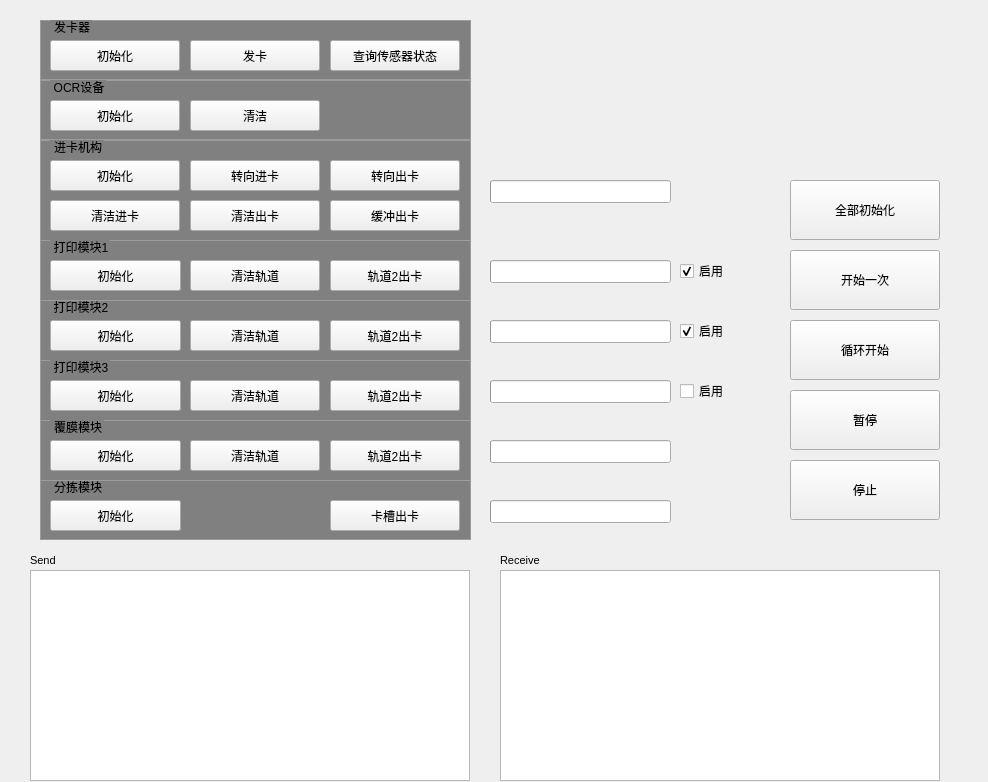
<?xml version="1.0" encoding="UTF-8"?>
<ui version="4.0">
 <class>CleanForm</class>
 <widget class="QWidget" name="CleanForm">
  <property name="geometry">
   <rect>
    <x>0</x>
    <y>0</y>
    <width>988</width>
    <height>782</height>
   </rect>
  </property>
  <property name="windowTitle">
   <string>Form</string>
  </property>
  <widget class="QWidget" name="widget" native="true">
   <property name="geometry">
    <rect>
     <x>0</x>
     <y>0</y>
     <width>991</width>
     <height>781</height>
    </rect>
   </property>
   <property name="styleSheet">
    <string notr="true"/>
   </property>
   <widget class="QRoundProgressBar" name="roundProgressBar_DeviceCheck" native="true">
    <property name="geometry">
     <rect>
      <x>790</x>
      <y>20</y>
      <width>150</width>
      <height>150</height>
     </rect>
    </property>
   </widget>
   <widget class="QPushButton" name="pushButton_Start">
    <property name="geometry">
     <rect>
      <x>790</x>
      <y>250</y>
      <width>150</width>
      <height>60</height>
     </rect>
    </property>
    <property name="text">
     <string>开始一次</string>
    </property>
   </widget>
   <widget class="QGroupBox" name="groupBox_CardSender">
    <property name="geometry">
     <rect>
      <x>40</x>
      <y>20</y>
      <width>431</width>
      <height>60</height>
     </rect>
    </property>
    <property name="styleSheet">
     <string notr="true">      QGroupBox {
            border-color: rgb(156, 156, 156);
            border-width: 1px;
            border-style: solid;
            margin-top: 0.5ex;
			 background-color:grey;
        }
        QGroupBox::title {
            subcontrol-origin: margin;
            subcontrol-position: top left;
            left: 10px;
            margin-left: 2px;
            padding: 0  0px;
        }</string>
    </property>
    <property name="title">
     <string>发卡器</string>
    </property>
    <widget class="QPushButton" name="pushButton_CardSenderInit">
     <property name="geometry">
      <rect>
       <x>10</x>
       <y>20</y>
       <width>130</width>
       <height>31</height>
      </rect>
     </property>
     <property name="text">
      <string>初始化</string>
     </property>
    </widget>
    <widget class="QPushButton" name="pushButton_CardSender">
     <property name="geometry">
      <rect>
       <x>150</x>
       <y>20</y>
       <width>130</width>
       <height>31</height>
      </rect>
     </property>
     <property name="text">
      <string>发卡</string>
     </property>
    </widget>
    <widget class="QPushButton" name="pushButton_CardSenderRequest">
     <property name="geometry">
      <rect>
       <x>290</x>
       <y>20</y>
       <width>130</width>
       <height>31</height>
      </rect>
     </property>
     <property name="text">
      <string>查询传感器状态</string>
     </property>
    </widget>
   </widget>
   <widget class="QGroupBox" name="groupBox_SendMod">
    <property name="geometry">
     <rect>
      <x>40</x>
      <y>140</y>
      <width>431</width>
      <height>101</height>
     </rect>
    </property>
    <property name="styleSheet">
     <string notr="true">      QGroupBox {
            border-color: rgb(156, 156, 156);
            border-width: 1px;
            border-style: solid;
            margin-top: 0.5ex;
			 background-color:grey;
        }
        QGroupBox::title {
            subcontrol-origin: margin;
            subcontrol-position: top left;
            left: 10px;
            margin-left: 2px;
            padding: 0  0px;
        }</string>
    </property>
    <property name="title">
     <string>进卡机构</string>
    </property>
    <widget class="QPushButton" name="pushButton_SmInit">
     <property name="geometry">
      <rect>
       <x>10</x>
       <y>20</y>
       <width>130</width>
       <height>31</height>
      </rect>
     </property>
     <property name="text">
      <string>初始化</string>
     </property>
    </widget>
    <widget class="QPushButton" name="pushButton_SmFlipin">
     <property name="geometry">
      <rect>
       <x>150</x>
       <y>20</y>
       <width>130</width>
       <height>31</height>
      </rect>
     </property>
     <property name="text">
      <string>转向进卡</string>
     </property>
    </widget>
    <widget class="QPushButton" name="pushButton_SmFlipout">
     <property name="geometry">
      <rect>
       <x>290</x>
       <y>20</y>
       <width>130</width>
       <height>31</height>
      </rect>
     </property>
     <property name="text">
      <string>转向出卡</string>
     </property>
    </widget>
    <widget class="QPushButton" name="pushButton_SmCleanIn">
     <property name="geometry">
      <rect>
       <x>10</x>
       <y>60</y>
       <width>130</width>
       <height>31</height>
      </rect>
     </property>
     <property name="text">
      <string>清洁进卡</string>
     </property>
    </widget>
    <widget class="QPushButton" name="pushButton_SmCleanOut">
     <property name="geometry">
      <rect>
       <x>150</x>
       <y>60</y>
       <width>130</width>
       <height>31</height>
      </rect>
     </property>
     <property name="text">
      <string>清洁出卡</string>
     </property>
    </widget>
    <widget class="QPushButton" name="pushButton_SmCleanCache">
     <property name="geometry">
      <rect>
       <x>290</x>
       <y>60</y>
       <width>130</width>
       <height>31</height>
      </rect>
     </property>
     <property name="text">
      <string>缓冲出卡</string>
     </property>
    </widget>
   </widget>
   <widget class="QGroupBox" name="groupBox_Sort">
    <property name="geometry">
     <rect>
      <x>40</x>
      <y>480</y>
      <width>431</width>
      <height>60</height>
     </rect>
    </property>
    <property name="styleSheet">
     <string notr="true">      QGroupBox {
            border-color: rgb(156, 156, 156);
            border-width: 1px;
            border-style: solid;
            margin-top: 0.5ex;
			 background-color:grey;
        }
        QGroupBox::title {
            subcontrol-origin: margin;
            subcontrol-position: top left;
            left: 10px;
            margin-left: 2px;
            padding: 0  0px;
        }</string>
    </property>
    <property name="title">
     <string>分拣模块</string>
    </property>
    <widget class="QPushButton" name="pushButton_Sort_LongOut">
     <property name="geometry">
      <rect>
       <x>290</x>
       <y>20</y>
       <width>130</width>
       <height>31</height>
      </rect>
     </property>
     <property name="text">
      <string>卡槽出卡</string>
     </property>
    </widget>
    <widget class="QPushButton" name="pushButton_SortModInit">
     <property name="geometry">
      <rect>
       <x>10</x>
       <y>20</y>
       <width>131</width>
       <height>31</height>
      </rect>
     </property>
     <property name="text">
      <string>初始化</string>
     </property>
    </widget>
   </widget>
   <widget class="QGroupBox" name="groupBox_PrintMod2">
    <property name="geometry">
     <rect>
      <x>40</x>
      <y>300</y>
      <width>431</width>
      <height>61</height>
     </rect>
    </property>
    <property name="styleSheet">
     <string notr="true">      QGroupBox {
            border-color: rgb(156, 156, 156);
            border-width: 1px;
            border-style: solid;
            margin-top: 0.5ex;
			 background-color:grey;
        }
        QGroupBox::title {
            subcontrol-origin: margin;
            subcontrol-position: top left;
            left: 10px;
            margin-left: 2px;
            padding: 0  0px;
        }</string>
    </property>
    <property name="title">
     <string>打印模块2</string>
    </property>
    <widget class="QPushButton" name="pushButton_PrintMod2">
     <property name="geometry">
      <rect>
       <x>10</x>
       <y>20</y>
       <width>131</width>
       <height>31</height>
      </rect>
     </property>
     <property name="text">
      <string>初始化</string>
     </property>
    </widget>
    <widget class="QPushButton" name="pushButton_PM2_CLeanSlide">
     <property name="geometry">
      <rect>
       <x>150</x>
       <y>20</y>
       <width>130</width>
       <height>31</height>
      </rect>
     </property>
     <property name="text">
      <string>清洁轨道</string>
     </property>
    </widget>
    <widget class="QPushButton" name="pushButton_PM2_S2Out">
     <property name="geometry">
      <rect>
       <x>290</x>
       <y>20</y>
       <width>130</width>
       <height>31</height>
      </rect>
     </property>
     <property name="text">
      <string>轨道2出卡</string>
     </property>
    </widget>
   </widget>
   <widget class="QPushButton" name="pushButton_AllInit">
    <property name="geometry">
     <rect>
      <x>790</x>
      <y>180</y>
      <width>150</width>
      <height>60</height>
     </rect>
    </property>
    <property name="text">
     <string>全部初始化</string>
    </property>
   </widget>
   <widget class="QTextEdit" name="textEdit">
    <property name="geometry">
     <rect>
      <x>500</x>
      <y>570</y>
      <width>440</width>
      <height>211</height>
     </rect>
    </property>
    <property name="styleSheet">
     <string notr="true">color: rgb(0, 0, 0);</string>
    </property>
   </widget>
   <widget class="QGroupBox" name="groupBox_PrintMod3">
    <property name="geometry">
     <rect>
      <x>40</x>
      <y>360</y>
      <width>431</width>
      <height>61</height>
     </rect>
    </property>
    <property name="styleSheet">
     <string notr="true">      QGroupBox {
            border-color: rgb(156, 156, 156);
            border-width: 1px;
            border-style: solid;
            margin-top: 0.5ex;
			 background-color:grey;
        }
        QGroupBox::title {
            subcontrol-origin: margin;
            subcontrol-position: top left;
            left: 10px;
            margin-left: 2px;
            padding: 0  0px;
        }</string>
    </property>
    <property name="title">
     <string>打印模块3</string>
    </property>
    <widget class="QPushButton" name="pushButton_PrintMod3">
     <property name="geometry">
      <rect>
       <x>10</x>
       <y>20</y>
       <width>131</width>
       <height>31</height>
      </rect>
     </property>
     <property name="text">
      <string>初始化</string>
     </property>
    </widget>
    <widget class="QPushButton" name="pushButton_PM3_CLeanSlide">
     <property name="geometry">
      <rect>
       <x>150</x>
       <y>20</y>
       <width>130</width>
       <height>31</height>
      </rect>
     </property>
     <property name="text">
      <string>清洁轨道</string>
     </property>
    </widget>
    <widget class="QPushButton" name="pushButton_PM3_S2Out">
     <property name="geometry">
      <rect>
       <x>290</x>
       <y>20</y>
       <width>130</width>
       <height>31</height>
      </rect>
     </property>
     <property name="text">
      <string>轨道2出卡</string>
     </property>
    </widget>
   </widget>
   <widget class="QPushButton" name="pushButton_Stop">
    <property name="geometry">
     <rect>
      <x>790</x>
      <y>460</y>
      <width>150</width>
      <height>60</height>
     </rect>
    </property>
    <property name="text">
     <string>停止</string>
    </property>
   </widget>
   <widget class="QGroupBox" name="groupBox_4">
    <property name="geometry">
     <rect>
      <x>40</x>
      <y>80</y>
      <width>431</width>
      <height>60</height>
     </rect>
    </property>
    <property name="styleSheet">
     <string notr="true">      QGroupBox {
            border-color: rgb(156, 156, 156);
            border-width: 1px;
            border-style: solid;
            margin-top: 0.5ex;
			 background-color:grey;
        }
        QGroupBox::title {
            subcontrol-origin: margin;
            subcontrol-position: top left;
            left: 10px;
            margin-left: 2px;
            padding: 0  0px;
        }</string>
    </property>
    <property name="title">
     <string>OCR设备</string>
    </property>
    <widget class="QPushButton" name="pushButton_11">
     <property name="geometry">
      <rect>
       <x>10</x>
       <y>20</y>
       <width>130</width>
       <height>31</height>
      </rect>
     </property>
     <property name="text">
      <string>初始化</string>
     </property>
    </widget>
    <widget class="QPushButton" name="pushButton_12">
     <property name="geometry">
      <rect>
       <x>150</x>
       <y>20</y>
       <width>130</width>
       <height>31</height>
      </rect>
     </property>
     <property name="text">
      <string>清洁</string>
     </property>
    </widget>
   </widget>
   <widget class="QPushButton" name="pushButton_Pause">
    <property name="geometry">
     <rect>
      <x>790</x>
      <y>390</y>
      <width>150</width>
      <height>60</height>
     </rect>
    </property>
    <property name="text">
     <string>暂停</string>
    </property>
   </widget>
   <widget class="QGroupBox" name="groupBox_PrintMod1">
    <property name="geometry">
     <rect>
      <x>40</x>
      <y>240</y>
      <width>431</width>
      <height>61</height>
     </rect>
    </property>
    <property name="styleSheet">
     <string notr="true">      QGroupBox {
            border-color: rgb(156, 156, 156);
            border-width: 1px;
            border-style: solid;
            margin-top: 0.5ex;
			 background-color:grey;
        }
        QGroupBox::title {
            subcontrol-origin: margin;
            subcontrol-position: top left;
            left: 10px;
            margin-left: 2px;
            padding: 0  0px;
        }</string>
    </property>
    <property name="title">
     <string>打印模块1</string>
    </property>
    <widget class="QPushButton" name="pushButton_PrintMod1">
     <property name="geometry">
      <rect>
       <x>10</x>
       <y>20</y>
       <width>131</width>
       <height>31</height>
      </rect>
     </property>
     <property name="text">
      <string>初始化</string>
     </property>
    </widget>
    <widget class="QPushButton" name="pushButton_PM1_CLeanSlide">
     <property name="geometry">
      <rect>
       <x>150</x>
       <y>20</y>
       <width>130</width>
       <height>31</height>
      </rect>
     </property>
     <property name="text">
      <string>清洁轨道</string>
     </property>
    </widget>
    <widget class="QPushButton" name="pushButton_PM1_S2Out">
     <property name="geometry">
      <rect>
       <x>290</x>
       <y>20</y>
       <width>130</width>
       <height>31</height>
      </rect>
     </property>
     <property name="text">
      <string>轨道2出卡</string>
     </property>
    </widget>
   </widget>
   <widget class="QGroupBox" name="groupBox_Lam">
    <property name="geometry">
     <rect>
      <x>40</x>
      <y>420</y>
      <width>431</width>
      <height>61</height>
     </rect>
    </property>
    <property name="styleSheet">
     <string notr="true">      QGroupBox {
            border-color: rgb(156, 156, 156);
            border-width: 1px;
            border-style: solid;
            margin-top: 0.5ex;
			 background-color:grey;
        }
        QGroupBox::title {
            subcontrol-origin: margin;
            subcontrol-position: top left;
            left: 10px;
            margin-left: 2px;
            padding: 0  0px;
        }</string>
    </property>
    <property name="title">
     <string>覆膜模块</string>
    </property>
    <widget class="QPushButton" name="pushButton_LamModInit">
     <property name="geometry">
      <rect>
       <x>10</x>
       <y>20</y>
       <width>131</width>
       <height>31</height>
      </rect>
     </property>
     <property name="text">
      <string>初始化</string>
     </property>
    </widget>
    <widget class="QPushButton" name="pushButton_LamCleanSlide">
     <property name="geometry">
      <rect>
       <x>150</x>
       <y>20</y>
       <width>130</width>
       <height>31</height>
      </rect>
     </property>
     <property name="text">
      <string>清洁轨道</string>
     </property>
    </widget>
    <widget class="QPushButton" name="pushButton_LamOut">
     <property name="geometry">
      <rect>
       <x>290</x>
       <y>20</y>
       <width>130</width>
       <height>31</height>
      </rect>
     </property>
     <property name="text">
      <string>轨道2出卡</string>
     </property>
    </widget>
   </widget>
   <widget class="QTextEdit" name="textEdit_Send">
    <property name="geometry">
     <rect>
      <x>30</x>
      <y>570</y>
      <width>440</width>
      <height>211</height>
     </rect>
    </property>
    <property name="styleSheet">
     <string notr="true">color: rgb(0, 0, 0);</string>
    </property>
   </widget>
   <widget class="QLabel" name="label">
    <property name="geometry">
     <rect>
      <x>30</x>
      <y>553</y>
      <width>30</width>
      <height>15</height>
     </rect>
    </property>
    <property name="font">
     <font>
      <pointsize>8</pointsize>
     </font>
    </property>
    <property name="text">
     <string>Send</string>
    </property>
   </widget>
   <widget class="QLabel" name="label_2">
    <property name="geometry">
     <rect>
      <x>500</x>
      <y>553</y>
      <width>41</width>
      <height>15</height>
     </rect>
    </property>
    <property name="font">
     <font>
      <pointsize>8</pointsize>
     </font>
    </property>
    <property name="text">
     <string>Receive</string>
    </property>
   </widget>
   <widget class="QPushButton" name="pushButton_StartWhile">
    <property name="geometry">
     <rect>
      <x>790</x>
      <y>320</y>
      <width>150</width>
      <height>60</height>
     </rect>
    </property>
    <property name="text">
     <string>循环开始</string>
    </property>
   </widget>
   <widget class="QProgressBar" name="progressBar_SEND">
    <property name="geometry">
     <rect>
      <x>490</x>
      <y>180</y>
      <width>181</width>
      <height>23</height>
     </rect>
    </property>
    <property name="value">
     <number>0</number>
    </property>
    <property name="textVisible">
     <bool>false</bool>
    </property>
   </widget>
   <widget class="QProgressBar" name="progressBar_P1">
    <property name="geometry">
     <rect>
      <x>490</x>
      <y>260</y>
      <width>181</width>
      <height>23</height>
     </rect>
    </property>
    <property name="value">
     <number>0</number>
    </property>
    <property name="textVisible">
     <bool>false</bool>
    </property>
   </widget>
   <widget class="QProgressBar" name="progressBar_P2">
    <property name="geometry">
     <rect>
      <x>490</x>
      <y>320</y>
      <width>181</width>
      <height>23</height>
     </rect>
    </property>
    <property name="value">
     <number>0</number>
    </property>
    <property name="textVisible">
     <bool>false</bool>
    </property>
   </widget>
   <widget class="QProgressBar" name="progressBar_P3">
    <property name="geometry">
     <rect>
      <x>490</x>
      <y>380</y>
      <width>181</width>
      <height>23</height>
     </rect>
    </property>
    <property name="value">
     <number>0</number>
    </property>
    <property name="textVisible">
     <bool>false</bool>
    </property>
   </widget>
   <widget class="QProgressBar" name="progressBar_LAM">
    <property name="geometry">
     <rect>
      <x>490</x>
      <y>440</y>
      <width>181</width>
      <height>23</height>
     </rect>
    </property>
    <property name="value">
     <number>0</number>
    </property>
    <property name="textVisible">
     <bool>false</bool>
    </property>
   </widget>
   <widget class="QProgressBar" name="progressBar_SORT">
    <property name="geometry">
     <rect>
      <x>490</x>
      <y>500</y>
      <width>181</width>
      <height>23</height>
     </rect>
    </property>
    <property name="value">
     <number>0</number>
    </property>
    <property name="textVisible">
     <bool>false</bool>
    </property>
   </widget>
   <widget class="QCheckBox" name="checkBox_1">
    <property name="geometry">
     <rect>
      <x>680</x>
      <y>260</y>
      <width>61</width>
      <height>22</height>
     </rect>
    </property>
    <property name="text">
     <string>启用</string>
    </property>
    <property name="checked">
     <bool>true</bool>
    </property>
   </widget>
   <widget class="QCheckBox" name="checkBox_2">
    <property name="geometry">
     <rect>
      <x>680</x>
      <y>320</y>
      <width>61</width>
      <height>22</height>
     </rect>
    </property>
    <property name="text">
     <string>启用</string>
    </property>
    <property name="checked">
     <bool>true</bool>
    </property>
   </widget>
   <widget class="QCheckBox" name="checkBox_3">
    <property name="geometry">
     <rect>
      <x>680</x>
      <y>380</y>
      <width>61</width>
      <height>22</height>
     </rect>
    </property>
    <property name="text">
     <string>启用</string>
    </property>
    <property name="checked">
     <bool>false</bool>
    </property>
   </widget>
  </widget>
 </widget>
 <customwidgets>
  <customwidget>
   <class>QRoundProgressBar</class>
   <extends>QWidget</extends>
   <header>QRoundProgressBar.h</header>
   <container>1</container>
  </customwidget>
 </customwidgets>
 <resources/>
 <connections/>
</ui>
